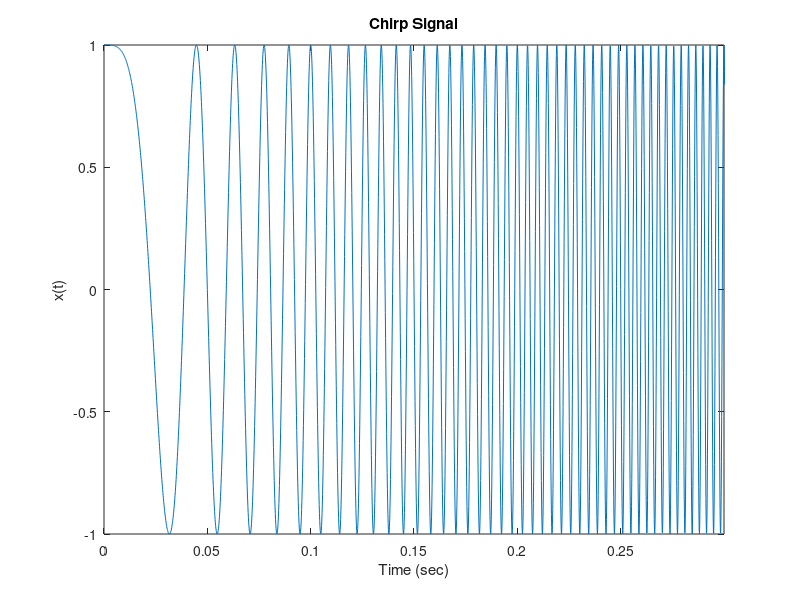

Source code (MATLAB):
fs=8000;                % 8kHz Freq Sampling
t=0:1/fs:2;             % alongside 2 sec
f = 500*t;              % Max Freq 500*2=1kHz
x=cos(2*pi*(f.*t));     % Cos Signal with increasing freq
plot(t,x)
title('Chirp Signal')
xlabel('Time (sec)')
ylabel('x(t)')
axis([0 .3 -1 1])
sound(x,fs)             % Sounds at 8kHz fs